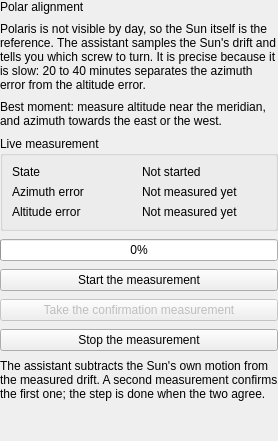
          <widget class="QWidget" name="polarPage">
           <layout class="QVBoxLayout" name="polarLayout">
            <property name="spacing">
             <number>8</number>
            </property>
            <property name="leftMargin">
             <number>0</number>
            </property>
            <property name="topMargin">
             <number>0</number>
            </property>
            <property name="rightMargin">
             <number>0</number>
            </property>
            <property name="bottomMargin">
             <number>0</number>
            </property>
            <item>
             <widget class="QLabel" name="polarTitle">
              <property name="role" stdset="0">
               <string>title</string>
              </property>
              <property name="text">
               <string>Polar alignment</string>
              </property>
             </widget>
            </item>
            <item>
             <widget class="QLabel" name="polarWhy">
              <property name="role" stdset="0">
               <string>hint</string>
              </property>
              <property name="wordWrap">
               <bool>true</bool>
              </property>
              <property name="text">
               <string>Polaris is not visible by day, so the Sun itself is the reference. The assistant samples the Sun's drift and tells you which screw to turn. It is precise because it is slow: 20 to 40 minutes separates the azimuth error from the altitude error.</string>
              </property>
             </widget>
            </item>
            <item>
             <widget class="QLabel" name="polarWhenLabel">
              <property name="role" stdset="0">
               <string>hint</string>
              </property>
              <property name="wordWrap">
               <bool>true</bool>
              </property>
              <property name="text">
               <string>Best moment: measure altitude near the meridian, and azimuth towards the east or the west.</string>
              </property>
             </widget>
            </item>
            <item>
             <widget class="QGroupBox" name="polarLiveBox">
              <property name="title">
               <string>Live measurement</string>
              </property>
              <layout class="QGridLayout" name="polarLiveLayout">
               <item row="0" column="0">
                <widget class="QLabel" name="polarStateCaption">
                 <property name="text">
                  <string>State</string>
                 </property>
                </widget>
               </item>
               <item row="0" column="1">
                <widget class="QLabel" name="polarStateValue">
                 <property name="state" stdset="0">
                  <string>muted</string>
                 </property>
                 <property name="text">
                  <string>Not started</string>
                 </property>
                </widget>
               </item>
               <item row="1" column="0">
                <widget class="QLabel" name="polarAzCaption">
                 <property name="text">
                  <string>Azimuth error</string>
                 </property>
                </widget>
               </item>
               <item row="1" column="1">
                <widget class="QLabel" name="polarAzValue">
                 <property name="state" stdset="0">
                  <string>muted</string>
                 </property>
                 <property name="text">
                  <string>Not measured yet</string>
                 </property>
                 <property name="toolTip">
                  <string>How far the mount points east or west of the pole, in arcminutes. Turning the azimuth screw by this amount brings the drift line onto the pole.</string>
                 </property>
                </widget>
               </item>
               <item row="2" column="0">
                <widget class="QLabel" name="polarAltCaption">
                 <property name="text">
                  <string>Altitude error</string>
                 </property>
                </widget>
               </item>
               <item row="2" column="1">
                <widget class="QLabel" name="polarAltValue">
                 <property name="state" stdset="0">
                  <string>muted</string>
                 </property>
                 <property name="text">
                  <string>Not measured yet</string>
                 </property>
                 <property name="toolTip">
                  <string>How far the mount points above or below the pole, in arcminutes. It needs a measurement near the meridian to be trustworthy.</string>
                 </property>
                </widget>
               </item>
              </layout>
             </widget>
            </item>
            <item>
             <widget class="QProgressBar" name="polarProgress">
              <property name="value">
               <number>0</number>
              </property>
             </widget>
            </item>
            <item>
             <widget class="QPushButton" name="polarStartButton">
              <property name="primary" stdset="0">
               <bool>true</bool>
              </property>
              <property name="text">
               <string>Start the measurement</string>
              </property>
              <property name="toolTip">
               <string>Samples the Sun's Dec every few minutes. Leave the telescope tracking and do not touch it while the measurement runs.</string>
              </property>
             </widget>
            </item>
            <item>
             <widget class="QPushButton" name="polarSecondButton">
              <property name="text">
               <string>Take the confirmation measurement</string>
              </property>
              <property name="enabled">
               <bool>false</bool>
              </property>
             </widget>
            </item>
            <item>
             <widget class="QPushButton" name="polarStopButton">
              <property name="danger" stdset="0">
               <bool>true</bool>
              </property>
              <property name="text">
               <string>Stop the measurement</string>
              </property>
             </widget>
            </item>
            <item>
             <widget class="QLabel" name="polarHint">
              <property name="role" stdset="0">
               <string>hint</string>
              </property>
              <property name="wordWrap">
               <bool>true</bool>
              </property>
              <property name="text">
               <string>The assistant subtracts the Sun's own motion from the measured drift. A second measurement confirms the first one; the step is done when the two agree.</string>
              </property>
             </widget>
            </item>
            <item>
             <spacer name="polarSpacer">
              <property name="orientation">
               <enum>Qt::Vertical</enum>
              </property>
              <property name="sizeHint" stdset="0">
               <size>
                <width>20</width>
                <height>40</height>
               </size>
              </property>
             </spacer>
            </item>
           </layout>
          </widget>
